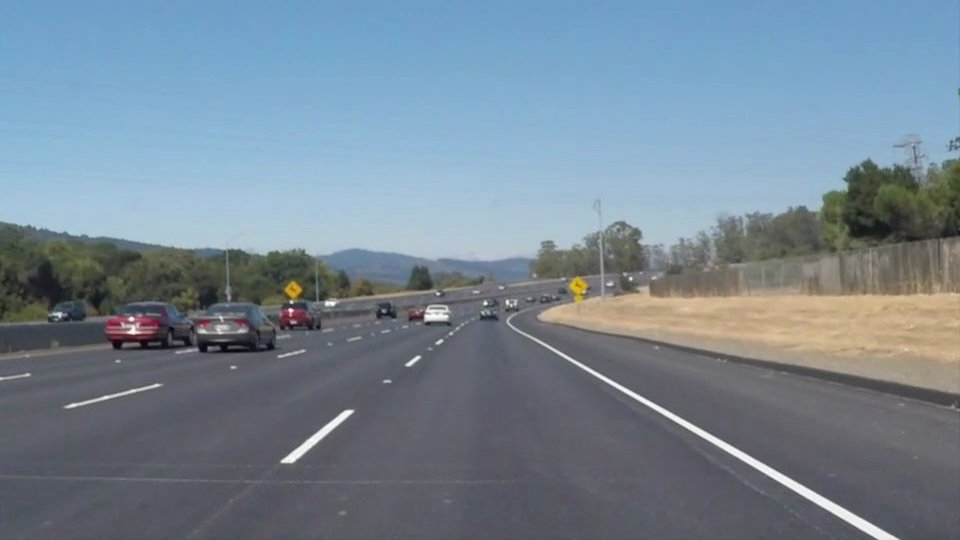
#> input picture test_images/solidWhiteCurve.jpg, 960 x 540 px
$ python lane_dection.py
#> lines starting #> are read from the running program, lines starting #| are printed output that depends on the picture; after the words box and inside, x2 and y2 are one past the last pixel; in counts of white or black regions, pixels touching at a corner belong together
import matplotlib.pyplot as plt
import matplotlib.image as mpimg
import numpy as np
import cv2

plt.ion()

# Read in the image
image = mpimg.imread('test_images/solidWhiteCurve.jpg')
#> image is the input picture: shape (540, 960, 3); mean R, G, B 118.5, 134.5, 148.1

# Make copy of image
color_select = np.copy(image)
line_image = np.copy(image)

# Save the dimension of the image
xsize=image.shape[1]
#> xsize = 960
ysize=image.shape[0]
#> ysize = 540

# Define color selection criteria
red_threshold = 200
green_threshold = 200
blue_threshold = 200

rgb_threshold = [red_threshold, green_threshold, blue_threshold]

# Define the vertices of a triangular mask.
left_bottom = [120, 539]
right_bottom = [930, 539]
apex = [490, 290]

# Perform a linear fit (y=Ax+B) to each of the three sides of the triangle
# np.polyfit returns the coefficients [A, B] of the fit
fit_left = np.polyfit((left_bottom[0], apex[0]), (left_bottom[1], apex[1]), 1)
fit_right = np.polyfit((right_bottom[0], apex[0]), (right_bottom[1], apex[1]), 1)
fit_bottom = np.polyfit((left_bottom[0], right_bottom[0]), (left_bottom[1], right_bottom[1]), 1)

# Mask pixels below the threshold
color_thresholds = (image[:,:,0] < rgb_threshold[0]) | (image[:,:,1] < rgb_threshold[1]) | \
                    (image[:,:,2] < rgb_threshold[2])
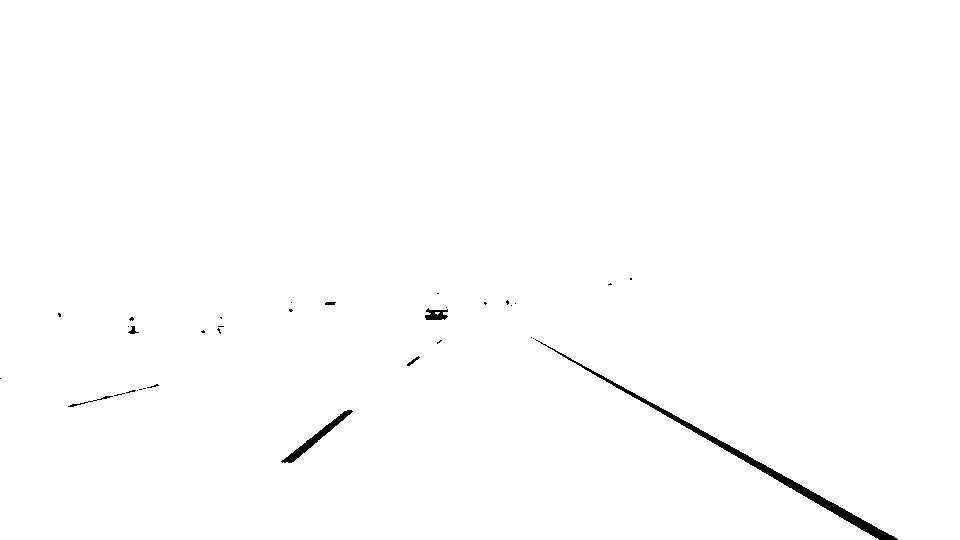
#> color_thresholds: shape (540, 960) bool; 99.4% white; 34 black regions (27 under 20 px), largest, box (x1, y1, x2, y2) and area: (535, 339, 898, 540) 2248, (281, 410, 353, 463) 560, (425, 308, 448, 320) 181

# Find the region inside the lines
XX, YY = np.meshgrid(np.arange(0, xsize), np.arange(0, ysize))
region_thresholds = (YY > (XX*fit_left[0] + fit_left[1])) & (YY > (XX*fit_right[0] + fit_right[1])) & \
                    (YY < (XX*fit_bottom[0] + fit_bottom[1]))

# Mask color and region selection
color_select[color_thresholds | ~region_thresholds] = [0, 0, 0]
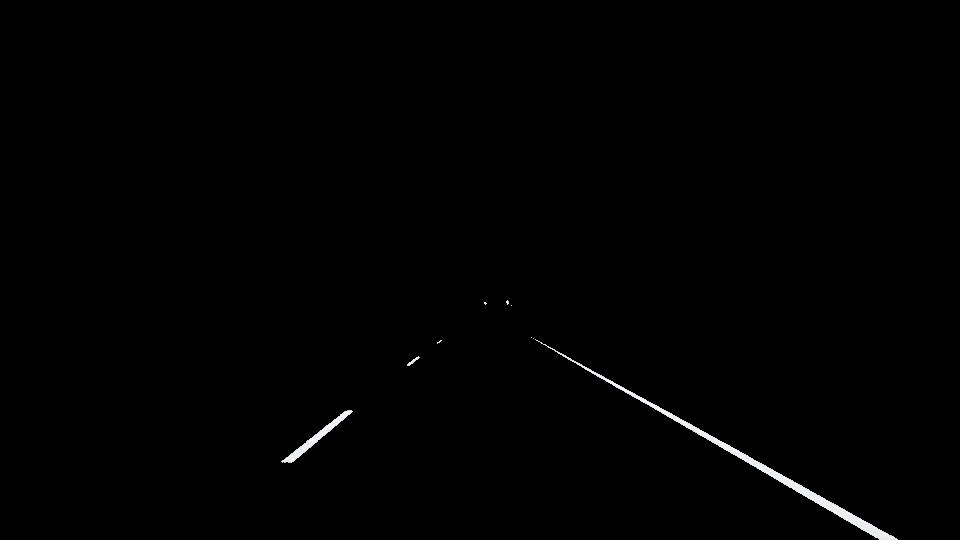
#> color_select: shape (540, 960, 3); mean R, G, B 1.3, 1.3, 1.3
# Color pixels red where both color and region selections met
line_image[~color_thresholds & region_thresholds] = [0, 255, 0]
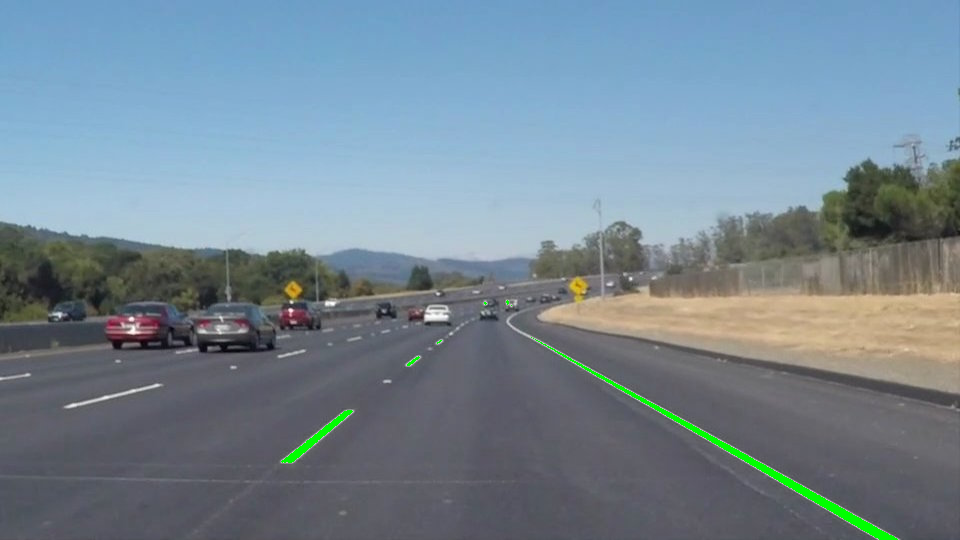
#> line_image: shape (540, 960, 3); 0.55% of pixels changed, all inside (x1, y1, x2, y2) = (281, 300, 898, 540)

# Display the image and show region and color selections
plt.imshow(image)
x = [left_bottom[0], right_bottom[0], apex[0], left_bottom[0]]
y = [left_bottom[1], right_bottom[1], apex[1], left_bottom[1]]
plt.plot(x, y, 'b--', lw=4)
plt.imshow(color_select)
plt.imshow(line_image)
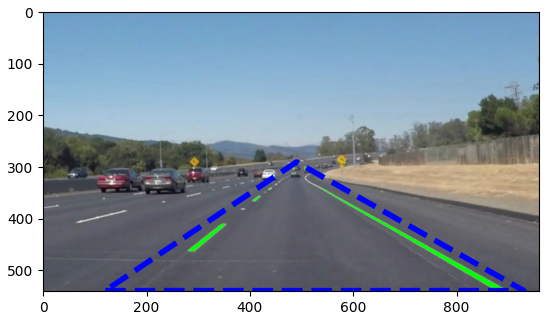
#> figure drawn by matplotlib, 1 panel

$ run again, with test_images/solidWhiteRight.jpg copied over test_images/solidWhiteCurve.jpg
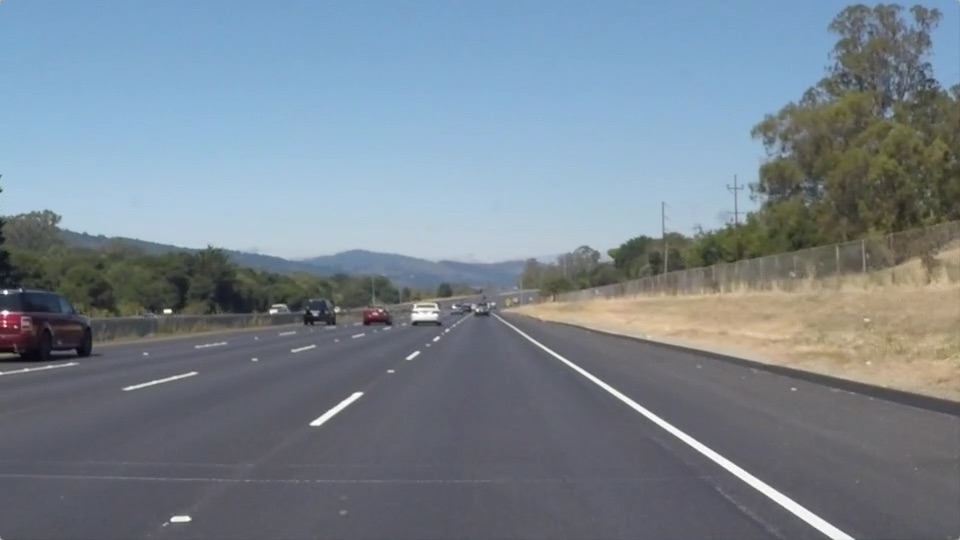
#> input picture test_images/solidWhiteRight.jpg, 960 x 540 px
#> image is the input picture: shape (540, 960, 3); mean R, G, B 120.3, 132.6, 143.7
#> `color_thresholds = (image[:,:,0] < rgb_threshold[0]) | (image[:,:,1] <..`:
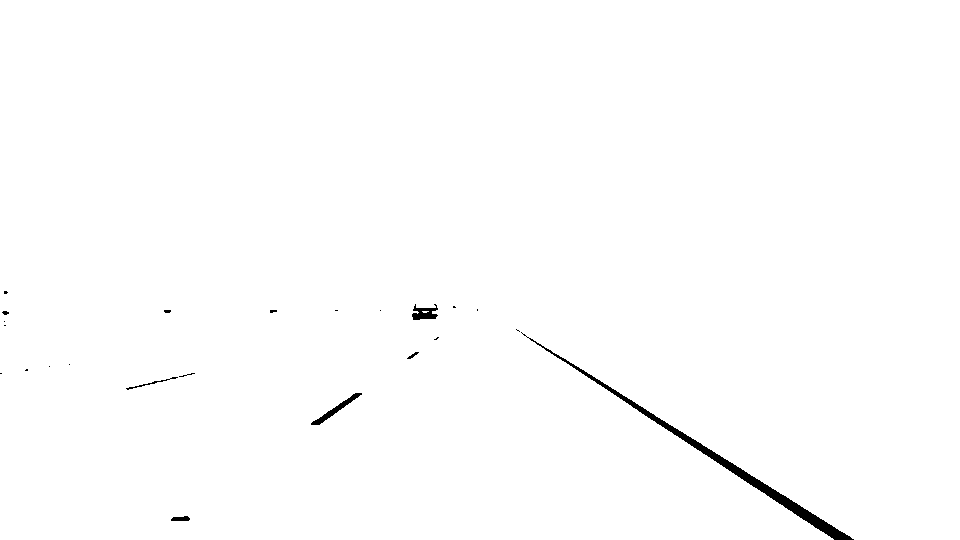
#> color_thresholds: shape (540, 960) bool; 99.4% white; 23 black regions (16 under 20 px), largest, box (x1, y1, x2, y2) and area: (521, 332, 854, 540) 2350, (311, 393, 362, 425) 291, (412, 304, 438, 320) 247
#> line_image: shape (540, 960, 3); 0.53% of pixels changed, all inside (x1, y1, x2, y2) = (171, 309, 854, 540)
#> `plt.imshow(line_image)`:
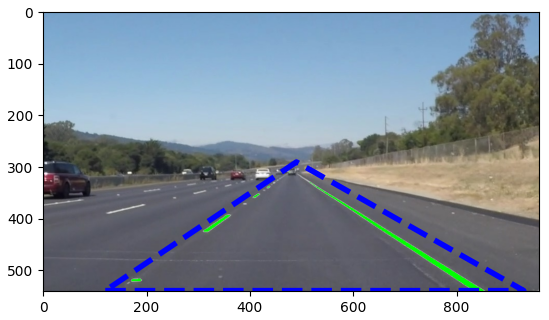
#> figure drawn by matplotlib, 1 panel

$ run again, with test_images/solidYellowCurve.jpg copied over test_images/solidWhiteCurve.jpg
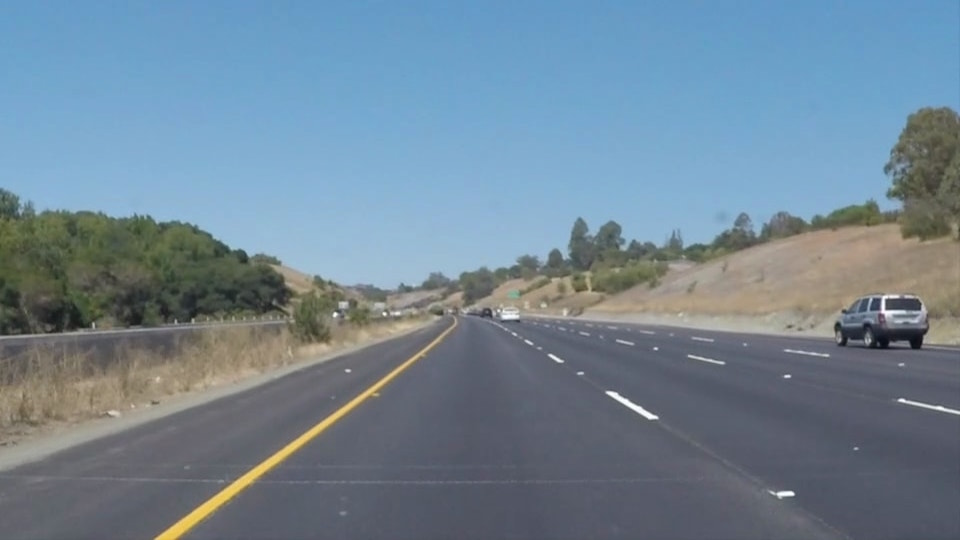
#> input picture test_images/solidYellowCurve.jpg, 960 x 540 px
#> image is the input picture: shape (540, 960, 3); mean R, G, B 113, 133.4, 149
#> `color_thresholds = (image[:,:,0] < rgb_threshold[0]) | (image[:,:,1] <..`:
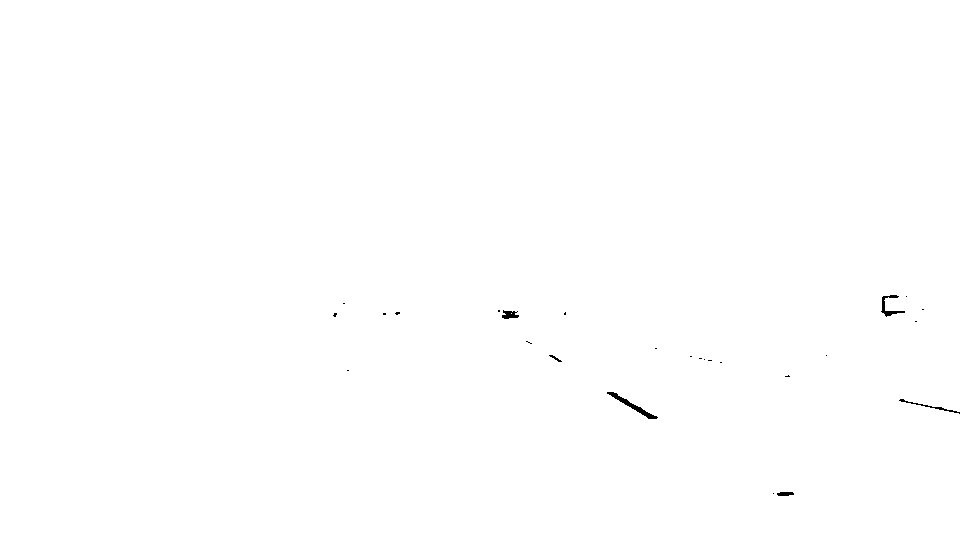
#> color_thresholds: shape (540, 960) bool; 99.9% white; 26 black regions (20 under 20 px), largest, box (x1, y1, x2, y2) and area: (607, 392, 658, 419) 245, (881, 295, 905, 317) 150, (899, 399, 960, 414) 105, (502, 310, 519, 319) 100, (777, 492, 794, 496) 58, (549, 355, 562, 362) 29
#> line_image: shape (540, 960, 3); 0.09% of pixels changed, all inside (x1, y1, x2, y2) = (498, 310, 794, 496)
#> `plt.imshow(line_image)`:
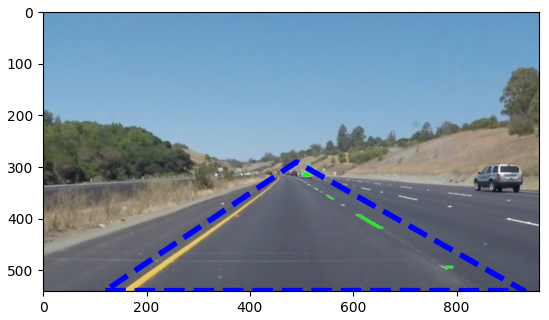
#> figure drawn by matplotlib, 1 panel

$ run again, with test_images/solidYellowCurve2.jpg copied over test_images/solidWhiteCurve.jpg
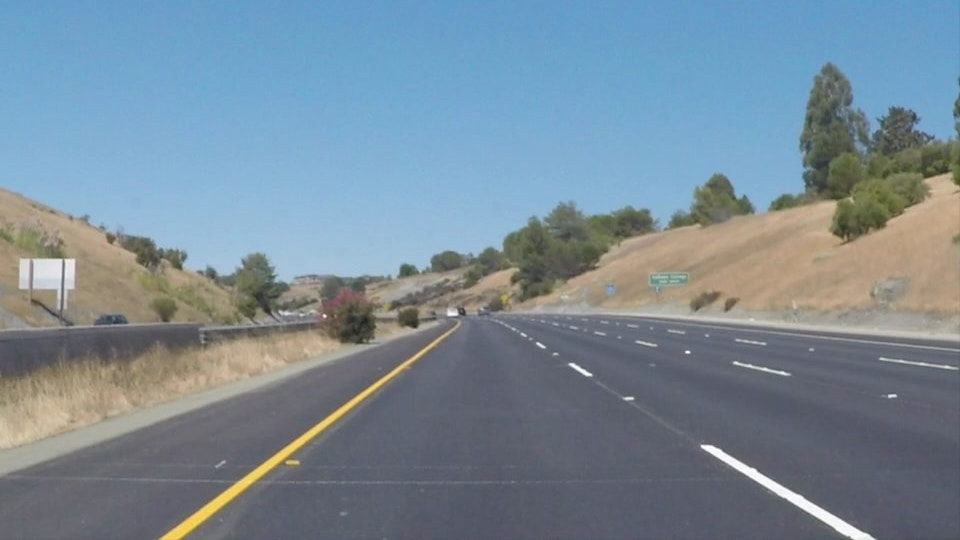
#> input picture test_images/solidYellowCurve2.jpg, 960 x 540 px
#> image is the input picture: shape (540, 960, 3); mean R, G, B 120.7, 138.6, 151.5
#> `color_thresholds = (image[:,:,0] < rgb_threshold[0]) | (image[:,:,1] <..`:
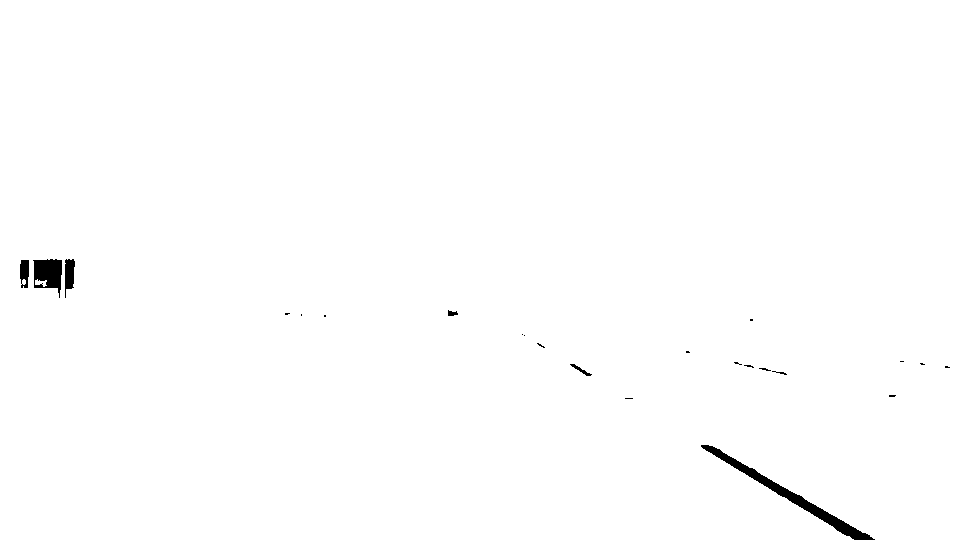
#> color_thresholds: shape (540, 960) bool; 99.4% white; 23 black regions (16 under 20 px), largest, box (x1, y1, x2, y2) and area: (701, 445, 875, 540) 1630, (33, 259, 62, 298) 740, (65, 259, 75, 298) 275
#> line_image: shape (540, 960, 3); 0.33% of pixels changed, all inside (x1, y1, x2, y2) = (453, 313, 875, 540)
#> `plt.imshow(line_image)`:
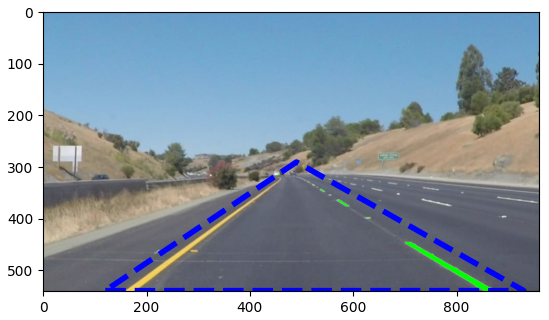
#> figure drawn by matplotlib, 1 panel
